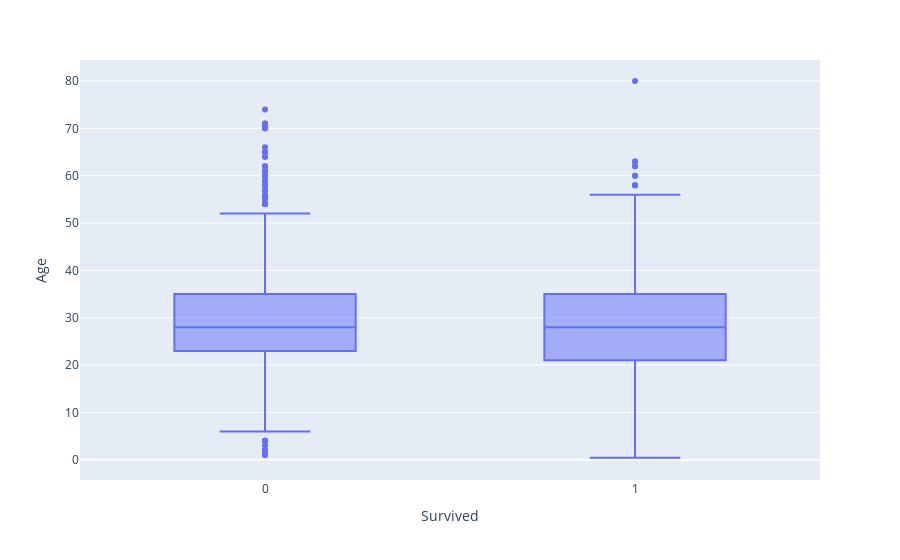

Notebook code for this chart:
### Code cell
fig=px.box(data_frame=titanic,y='Age',x='Survived')
fig.show()

### Figure 1 — Plotly figure (JSON) as saved in the notebook; plotly's stock layout.template omitted (floating-point values rounded to 4 significant figures; data arrays with more than 128 entries replaced by an {"elided": "..."} marker saying what was removed)
{"data": [{"alignmentgroup": "True", "hovertemplate": "Survived=%{x}<br>Age=%{y}<extra></extra>", "legendgroup": "", "marker": {"color": "#636efa"}, "name": "", "notched": false, "offsetgroup": "", "orientation": "v", "showlegend": false, "type": "box", "x": {"elided": "1309 int values"}, "x0": " ", "xaxis": "x", "y": {"elided": "1309 float values"}, "y0": " ", "yaxis": "y"}], "layout": {"boxmode": "group", "legend": {"tracegroupgap": 0}, "margin": {"t": 60}, "xaxis": {"anchor": "y", "domain": [0, 1], "title": {"text": "Survived"}}, "yaxis": {"anchor": "x", "domain": [0, 1], "title": {"text": "Age"}}}}
